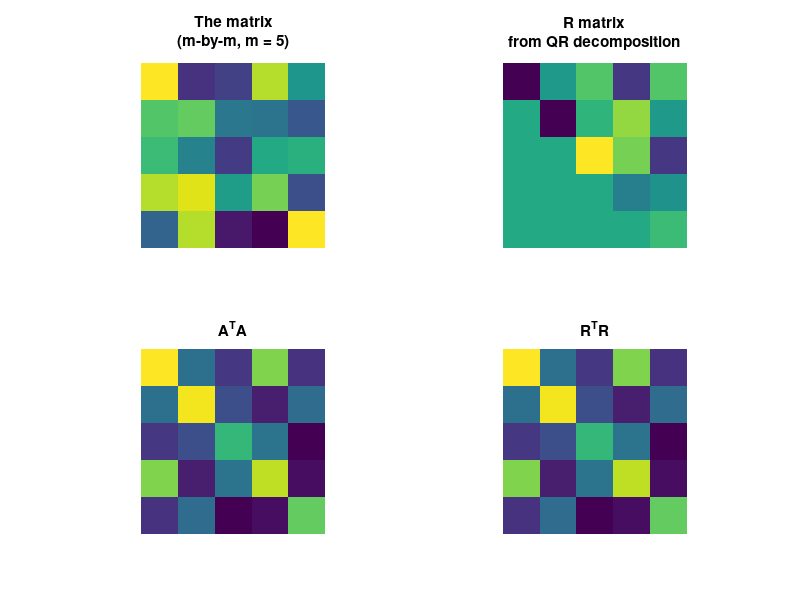

MATLAB code to generate this figure:
%% Code challenge from video 119

clear, clc

%% Demonstrate that A^TA = R^TR

% define A and compute QR decomposition
m = 5;
A = randn(m);

[Q,R] = qr(A);

% compute A^TA and R^TR
AtA = A'*A;
RtR = R'*R;

%% some plotting 

figure(1), clf
subplot(221);
imagesc(A);
axis image, axis off
title({'The matrix';'(m-by-m, m = 5)'});

subplot(222);
imagesc(R);
axis image, axis off
title({'R matrix';'from QR decomposition'});

subplot(223);
imagesc(AtA);
axis image, axis off
title({'A^TA'});

subplot(224);
imagesc(RtR);
axis image, axis off
title({'R^TR'});
